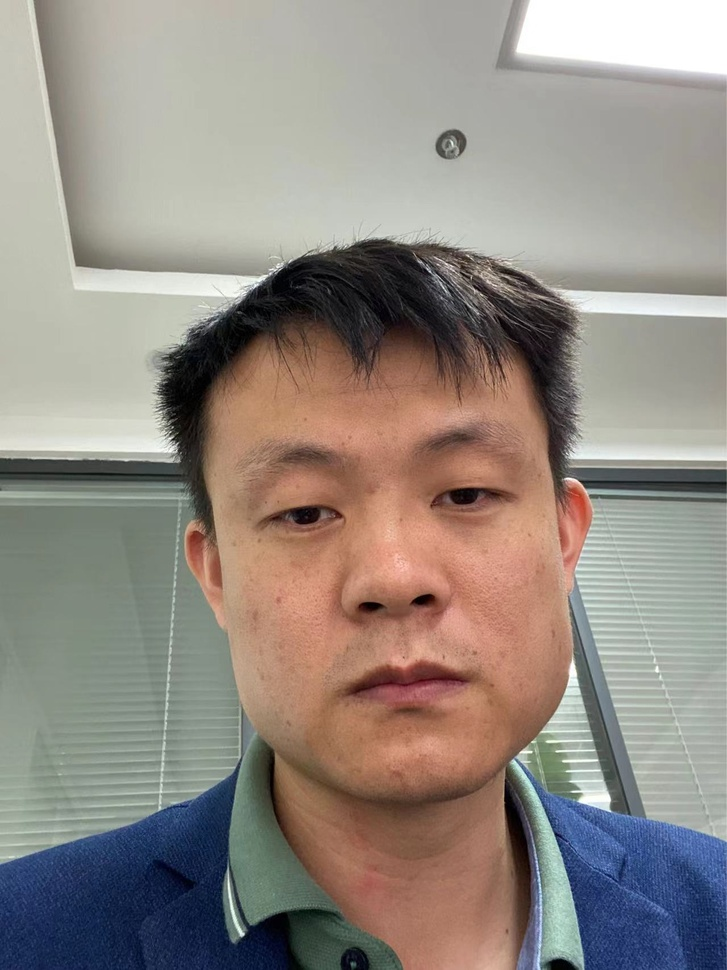
#> input picture video_language_navigation/image/zhulin1.jpg, 727 x 970 px, shrunk from 1279 x 1706 before the run, given in place of the camera
$ python clbrobot_hsv.py
#> lines starting #> are read from the running program, lines starting #| are printed output that depends on the picture; after the words box and inside, x2 and y2 are one past the last pixel; in counts of white or black regions, pixels touching at a corner belong together
import cv2
import numpy as np

def nothing(x):
    pass

cap = cv2.VideoCapture(0)
cv2.namedWindow("ClbrobotHSVBars")

cv2.createTrackbar("LH", "ClbrobotHSVBars", 0, 179, nothing)
#> slider 'LH' is set to 35
cv2.createTrackbar("LS", "ClbrobotHSVBars", 0, 255, nothing)
#> slider 'LS' is set to 51
cv2.createTrackbar("LV", "ClbrobotHSVBars", 0, 255, nothing)
#> slider 'LV' is set to 51
cv2.createTrackbar("UH", "ClbrobotHSVBars", 179, 179, nothing)
cv2.createTrackbar("US", "ClbrobotHSVBars", 255, 255, nothing)
cv2.createTrackbar("UV", "ClbrobotHSVBars", 255, 255, nothing)

while True:
    _, frame = cap.read()
#> frame is the input picture: shape (970, 727, 3); mean B, G, R 131.2, 138.5, 147
    hsv = cv2.cvtColor(frame, cv2.COLOR_BGR2HSV)
#> hsv: shape (970, 727, 3); mean H, S, V 42.8, 57.1, 155.6

    l_h = cv2.getTrackbarPos("LH", "ClbrobotHSVBars")
    l_s = cv2.getTrackbarPos("LS", "ClbrobotHSVBars")
    l_v = cv2.getTrackbarPos("LV", "ClbrobotHSVBars")
    u_h = cv2.getTrackbarPos("UH", "ClbrobotHSVBars")
    u_s = cv2.getTrackbarPos("US", "ClbrobotHSVBars")
    u_v = cv2.getTrackbarPos("UV", "ClbrobotHSVBars")

    lower_blue = np.array([l_h, l_s, l_v])
    upper_blue = np.array([u_h, u_s, u_v])
    mask = cv2.inRange(hsv, lower_blue, upper_blue)
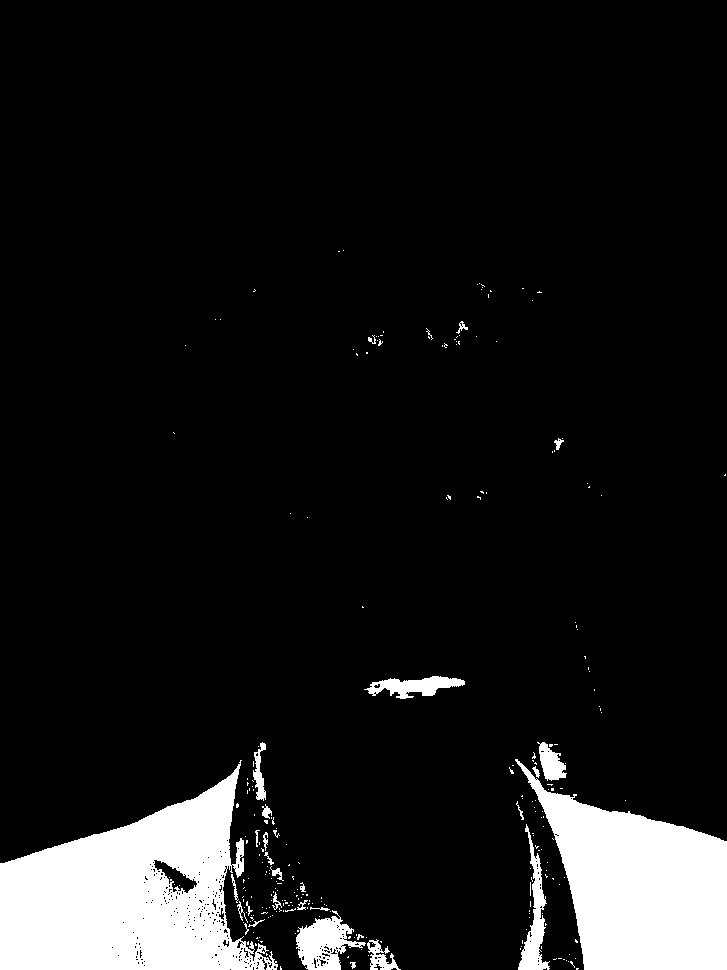
#> mask: shape (970, 727); 9.4% white; 261 white regions (231 under 20 px), largest, box (x1, y1, x2, y2) and area: (0, 760, 278, 970) 33514, (515, 759, 727, 970) 24741, (296, 910, 366, 970) 2139

    result = cv2.bitwise_and(frame, frame, mask=mask)
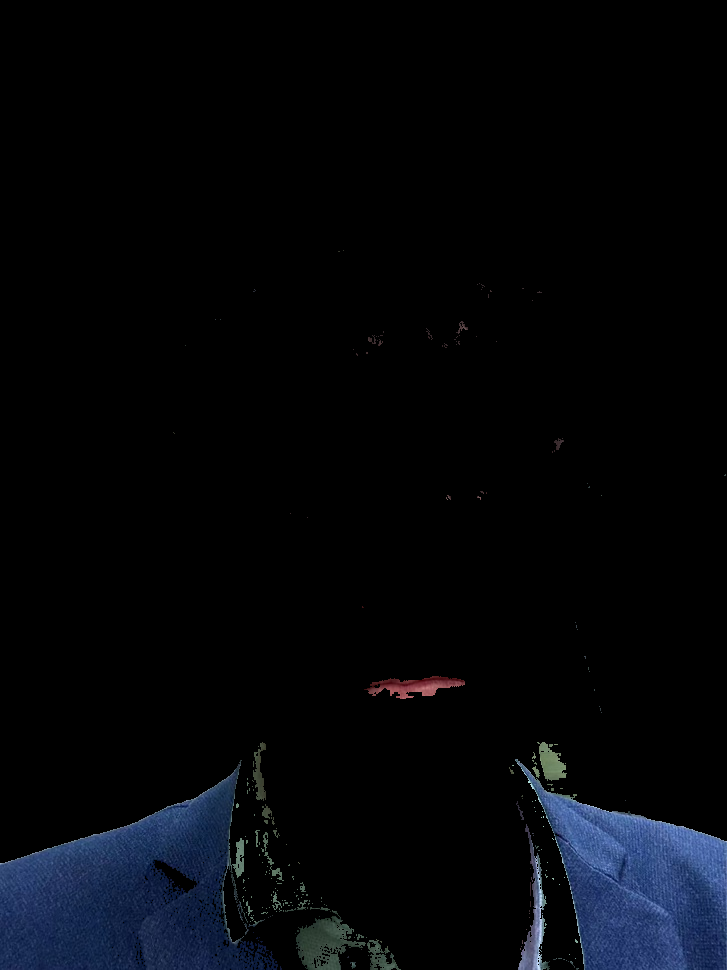
#> result: shape (970, 727, 3); mean B, G, R 9.4, 5.9, 4.1

    cv2.imshow("ClbrobotOrgin", frame)
    cv2.imshow("ClbrobotMask", mask)
    cv2.imshow("ClbrobotResult", result)

    key = cv2.waitKey(1)
#> (key Esc is pressed here)
    if key == 27:
        break

cap.release()
cv2.destroyAllWindows()

$ run again, on video_language_navigation/image/zhulin2.jpg
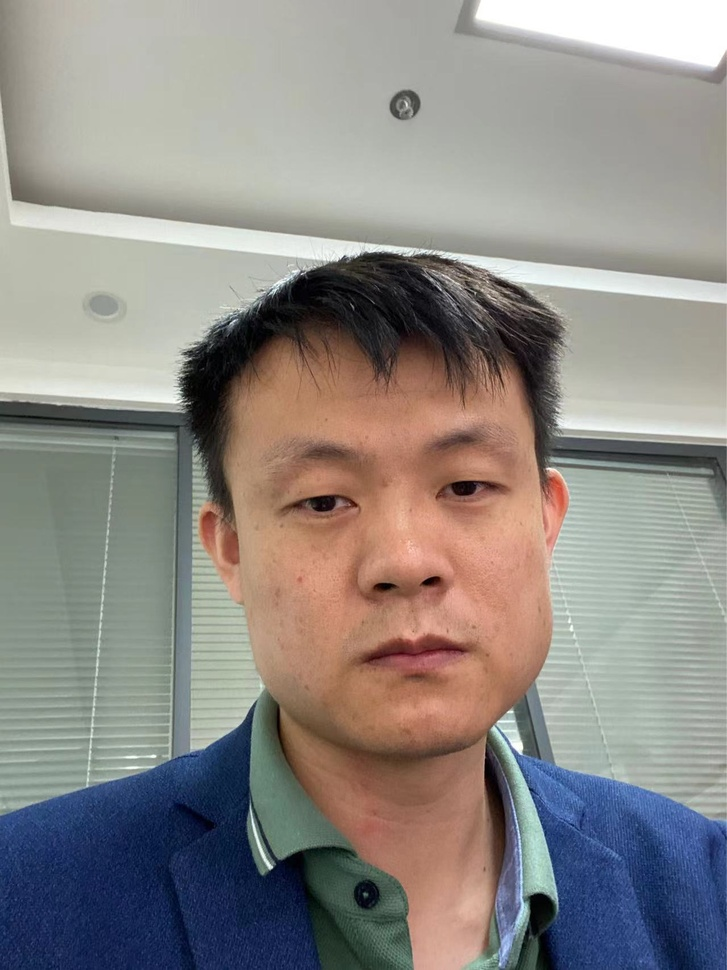
#> input picture video_language_navigation/image/zhulin2.jpg, 727 x 970 px, shrunk from 1279 x 1706 before the run, given in place of the camera
#> frame is the input picture: shape (970, 727, 3); mean B, G, R 133.6, 137.6, 142
#> hsv: shape (970, 727, 3); mean H, S, V 49, 59.7, 154.2
#> `mask = cv2.inRange(hsv, lower_blue, upper_blue)`:
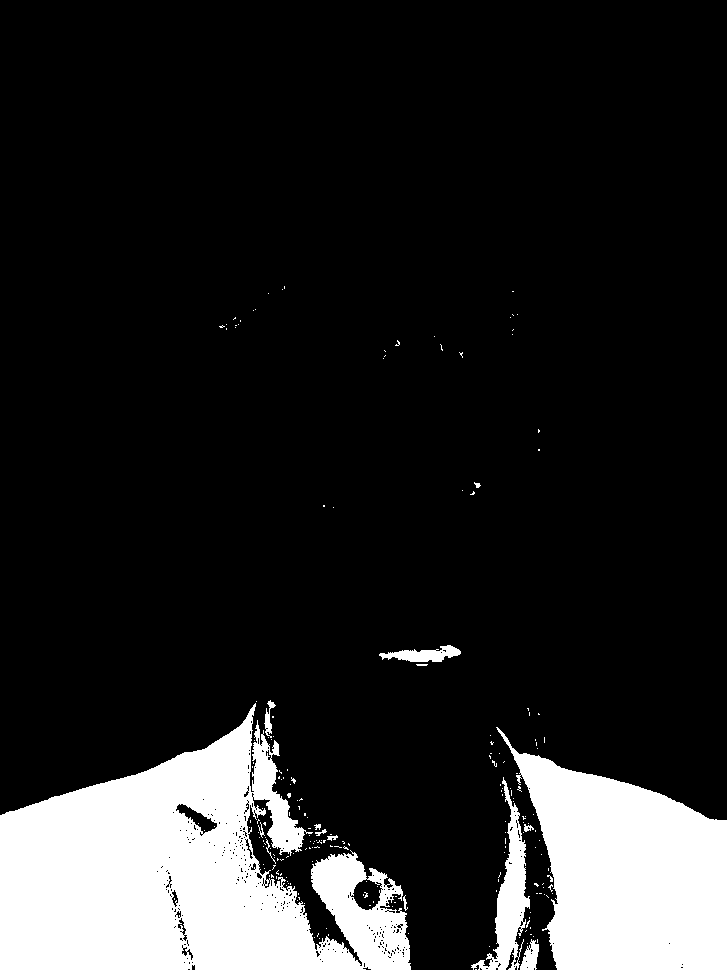
#> mask: shape (970, 727); 14.6% white; 210 white regions (195 under 20 px), largest, box (x1, y1, x2, y2) and area: (0, 703, 411, 970) 63742, (496, 727, 727, 970) 33481, (471, 777, 530, 970) 3490
#> `result = cv2.bitwise_and(frame, frame, mask=mask)`:
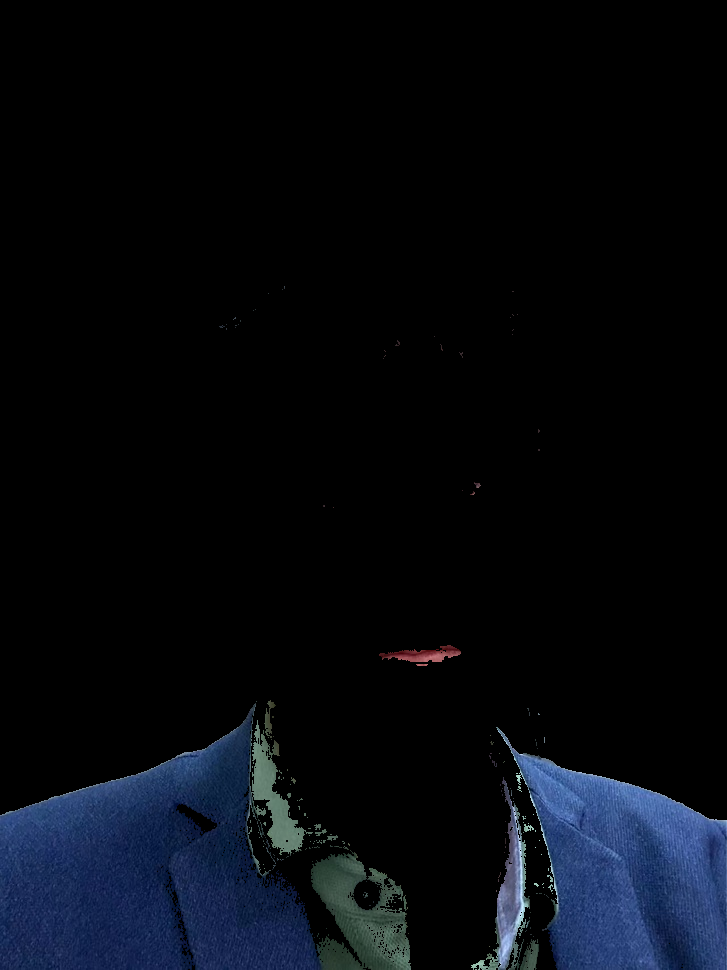
#> result: shape (970, 727, 3); mean B, G, R 14.6, 9, 6
